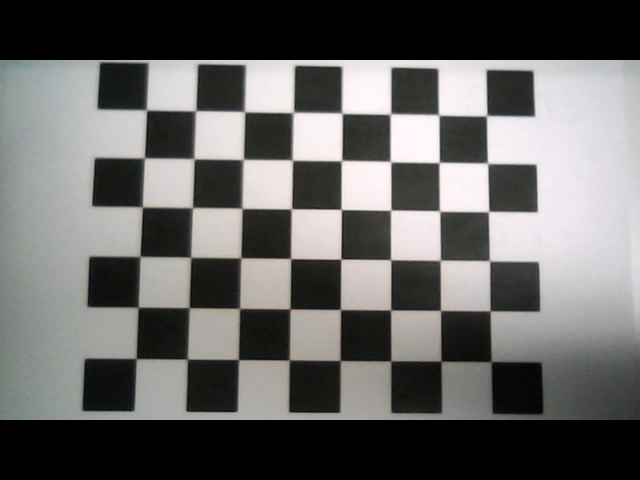
#> input picture checkerboards/checkerboard (1).jpg, 640 x 480 px; its folder holds only this picture in this run
$ python calibrate.py
#> lines starting #> are read from the running program, lines starting #| are printed output that depends on the picture; after the words box and inside, x2 and y2 are one past the last pixel; in counts of white or black regions, pixels touching at a corner belong together; long printed decimals are rounded
# draws 3D axis on image calibrated image
def draw(img, corners, imgPts):
    import numpy as np
    import cv2 as cv

    corner = tuple(corners[0].ravel())
    img = cv.line(img, corner, tuple(imgPts[0].ravel()), (255, 0, 0), 5)
    img = cv.line(img, corner, tuple(imgPts[1].ravel()), (0, 255, 0), 5)
    img = cv.line(img, corner, tuple(imgPts[2].ravel()), (0, 0, 255), 5)
    return img

def calibrate():
    import numpy as np
    import cv2 as cv
    import os.path
    import glob

    # termination criteria
    criteria = (cv.TERM_CRITERIA_EPS + cv.TERM_CRITERIA_MAX_ITER, 30, 0.001)

    # get the image
    # frame_dir = os.getcwd() + "\\frame_dir\\checkerboard.jpg"
    imgs = glob.glob(os.getcwd() +"\\frame_dir\\checkerboards\\*.jpg")

    # prepare object points
    objP = np.zeros((8*6,3), np.float32)
    objP[:,:2] = np.mgrid[0:8, 0:6].T.reshape(-1,2)

    # prepare axis size
    axis = np.float32([[3,0,0], [0,3,0],[0,0,-3]]).reshape(-1,3)

    # Arrays to store object point and image points from all the images
    objPoints = [] # 3d points in real world space
    imgPoints = [] # 2d points in image plane

    # loop over all images of checkerboard
    for fname in imgs:
        # load image
        img = cv.imread(fname)
#> img is the input picture: shape (480, 640, 3); mean B, G, R 100.8, 102.2, 102.7

        # convert to grayscale
        gray = cv.cvtColor(img, cv.COLOR_BGR2GRAY)

        # Find the chessboard corners
        retval, corners = cv.findChessboardCorners(img, (8,6), None)
#> retval = True; corners = 48 rows, first 8: [147.9, 109.7], [195.8, 110.9], [244.7, 111.8], [293.6, 112.5], [342.2, 113.4], [390.7, 113.9], [438.6, 114.9], [486.6, 115.8]

        # If found, add object points, image points (after refining them)
        if retval:
            objPoints.append(objP)

            corners2 = cv.cornerSubPix(gray, corners, (11,11),(-1,-1), criteria)
#> corners2 = 48 rows, first 8: [146.4, 110], [195.6, 110.8], [244.5, 111.7], [293.2, 112.4], [342, 113.2], [390.4, 113.9], [438.7, 114.9], [486.7, 115.7]
            imgPoints.append(corners2)

            # Draw and display the corners
            img = cv.drawChessboardCorners(img, (8,6), corners2, retval)
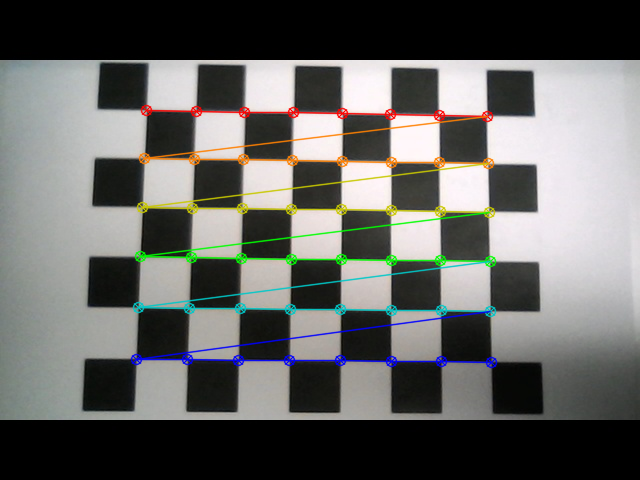
#> img: shape (480, 640, 3); 4.99% of pixels changed, all inside (x1, y1, x2, y2) = (130, 104, 498, 369)
            cv.imshow('corners', img)

            cv.waitKey(100)

    cv.destroyAllWindows()

    retval, cameraMatrix, distCoeffs, rvecs, tvecs = cv.calibrateCamera(objPoints, imgPoints, gray.shape[::-1], None, None)
#> retval = 0.108; cameraMatrix = [[963.7, 0, 345.9], [0, 974.1, 237.7], [0, 0, 1]]; distCoeffs = [[-0.535, 13.92, -0.00135, 0.000816, -113]]; rvecs = ([-0.168, -0.0364, 0.00946],); tvecs = ([-4.08, -2.58, 19.58],)


    print(cameraMatrix)
#| [[963.701   0.         345.930]
#|  [  0.         974.100 237.718]
#|  [  0.           0.           1.        ]]
    print(distCoeffs)
#| [[-5.35054270e-01  1.39197932e+01 -1.35451334e-03  8.16423858e-04
#|   -1.12968619e+02]]

    # load distorted image
    img = cv.imread(imgs[0])
    h, w =img.shape[:2]
#> h = 480; w = 640
    newCamMatrix, roi = cv.getOptimalNewCameraMatrix(cameraMatrix, distCoeffs, (w,h), 1, (w,h))
#> newCamMatrix = [[933.8, 0, 335.2], [0, 902.6, 235.5], [0, 0, 1]]; roi = (0, 15, 619, 444)

    # undistort (each) image
    dst = cv.undistort(img, cameraMatrix, distCoeffs, None, newCamMatrix)
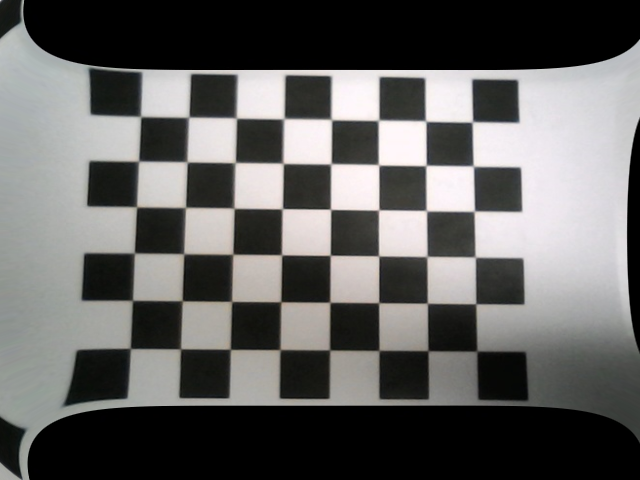
#> dst: shape (480, 640, 3); mean B, G, R 97, 98.3, 98.9

    # crop
    x,y,w,h = roi
#> x = 0; y = 15; w = 619; h = 444
    dst = dst[y:y+h, x:x+w]
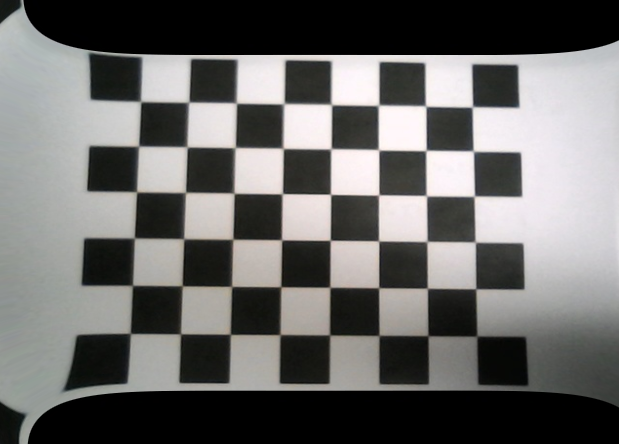
#> dst: shape (444, 619, 3); mean B, G, R 104.9, 106.3, 107

    while True:
        cv.imshow('calibrated',dst)
        if cv.waitKey(1) == ord('q'):
#> (key q is pressed here)
            break


    mean_error = 0
    tot_error = 0
    for i in range(len(objPoints)):
        imgPoints2, _ = cv.projectPoints(objPoints[i], rvecs[i], tvecs[i], cameraMatrix, distCoeffs)
        error = cv.norm(imgPoints[i],imgPoints2, cv.NORM_L2)/len(imgPoints2)
        tot_error += error
#> this loop made 1 pass
#> (error, tot_error) on pass 1: (0.0156, 0.0156)
#> after the loop, tot_error = 0.0156

    mean_error = tot_error / len(objPoints)
#> mean_error = 0.0156
    print ("mean error: %5.5f" % mean_error)
#| mean error: 0.01556

    gray = cv.cvtColor(img, cv.COLOR_BGR2GRAY)
    retval, corners = cv.findChessboardCorners(gray, (8,6), None)
#> retval = True

    if retval:
        corners2 = cv.cornerSubPix(gray, corners, (11,11), (-1,-1), criteria)
        _, rvecs, tvecs, inliers = cv.solvePnPRansac(objP, corners2, cameraMatrix, distCoeffs)
#> rvecs = [-0.168, -0.0364, 0.00946]; tvecs = [-4.08, -2.58, 19.58]; inliers = 48 values from 0 to 47
        imgPoints, jac = cv.projectPoints(axis, rvecs, tvecs, cameraMatrix, distCoeffs)
#> imgPoints = [[293.2, 112.4], [140.2, 256.6], [120.2, 60.24]]
        img = draw(img, corners2, imgPoints)
#> in draw, `corner = tuple(corners[0].ravel())`: corner = (146.4, 110)
#> in draw, `img = cv.line(img, corner, tuple(imgPts[2].ravel()), (0, 0, 255), 5)`:
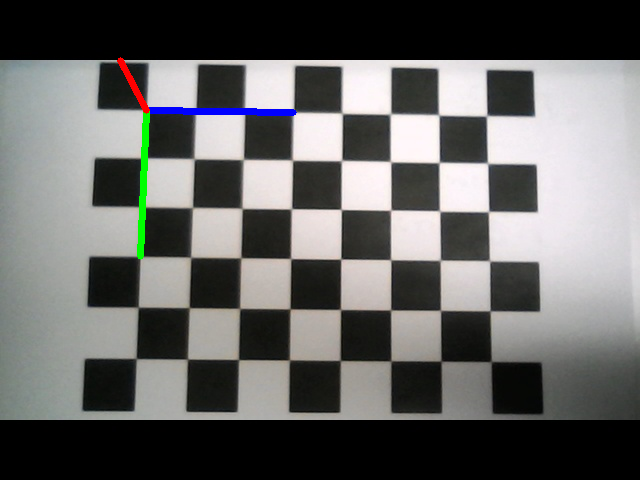
#> img: shape (480, 640, 3); mean B, G, R 100.7, 102.1, 102.1
        cv.imshow('axis', img)
        k = cv.waitKey(0) & 0xff
#> (key q is pressed here)
        if k == 's':
            cv.imwrite('axis.png', img)


    cv.destroyAllWindows()


    # [11 lines of commented-out code are left out]

calibrate()
